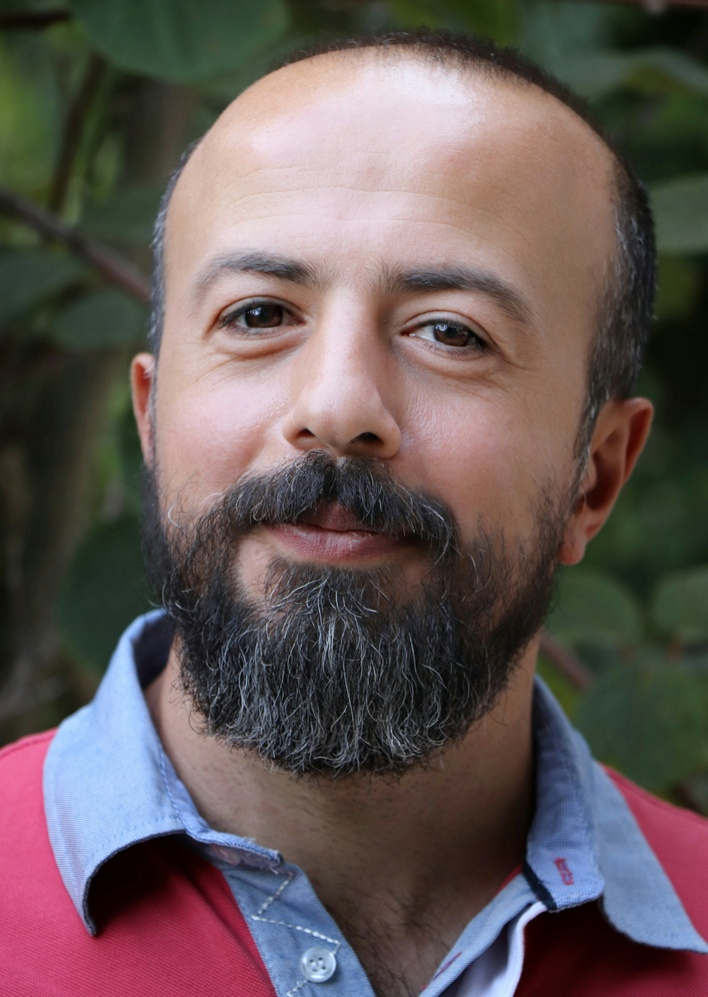
#> input picture father10.jpg, 708 x 997 px, shrunk from 3997 x 5629 before the run
$ python skin_tone.py
#> lines starting #> are read from the running program, lines starting #| are printed output that depends on the picture; after the words box and inside, x2 and y2 are one past the last pixel; in counts of white or black regions, pixels touching at a corner belong together
import cv2
import numpy as np
import matplotlib.pyplot as plt

def detect_skin(image_path):
    # Load the image
#> called with image_path = 'father10.jpg'
    image = cv2.imread(image_path)
#> image is the input picture: shape (997, 708, 3); mean B, G, R 86.7, 87.5, 100.4

    # Convert the image from BGR to HSV color space
    hsv_image = cv2.cvtColor(image, cv2.COLOR_BGR2HSV)
#> hsv_image: shape (997, 708, 3); mean H, S, V 63.9, 82.4, 110.2

    # Define the lower and upper bounds of the skin color in HSV
    lower_skin = np.array([0, 48, 80], dtype=np.uint8)
    upper_skin = np.array([20, 255, 255], dtype=np.uint8)

    # Create a mask using the skin color range
    skin_mask = cv2.inRange(hsv_image, lower_skin, upper_skin)
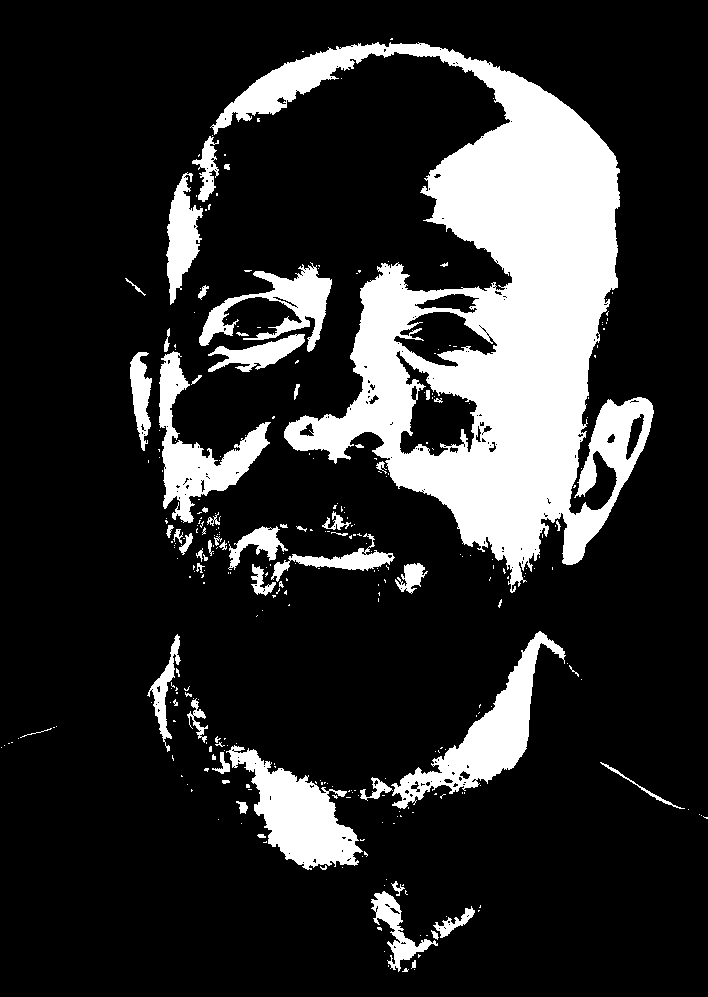
#> skin_mask: shape (997, 708); 18.1% white; 318 white regions (260 under 20 px), largest, box (x1, y1, x2, y2) and area: (210, 42, 654, 593) 86586, (391, 631, 566, 809) 7583, (226, 745, 363, 870) 7348

    # Apply the mask to the original image
    skin_detected_image = cv2.bitwise_and(image, image, mask=skin_mask)
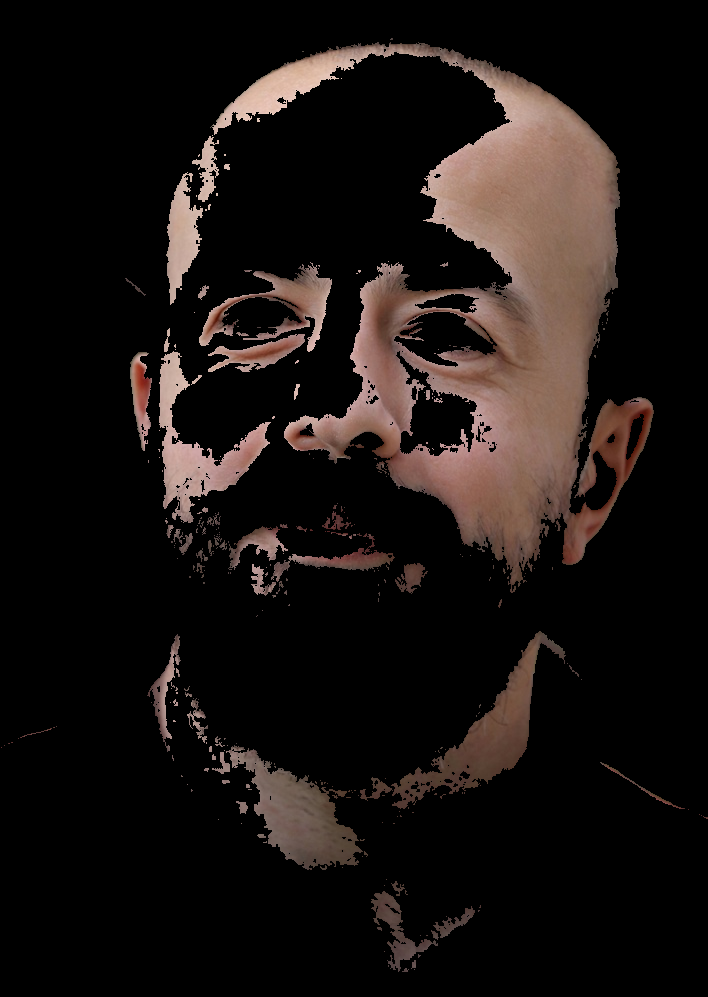
#> skin_detected_image: shape (997, 708, 3); mean B, G, R 17.6, 19.8, 25.7

    return skin_detected_image, skin_mask

# Path to the image you want to analyze
image_path = 'father10.jpg'

# Detect skin tone in the image
skin_detected_image, skin_mask = detect_skin(image_path)

# Calculate the average color of the skin pixels
average_skin_color = cv2.mean(cv2.cvtColor(skin_detected_image, cv2.COLOR_BGR2RGB), mask=skin_mask)
#> average_skin_color = (142.1, 109.4, 97.56, 0)

# Display the original image, skin-detected image, and average skin color
original_image = cv2.imread(image_path)
plt.figure(figsize=(12, 6))

plt.subplot(1, 3, 1)
plt.imshow(cv2.cvtColor(original_image, cv2.COLOR_BGR2RGB))
plt.title('Original Image')
plt.axis('off')

plt.subplot(1, 3, 2)
plt.imshow(cv2.cvtColor(skin_detected_image, cv2.COLOR_BGR2RGB))
plt.title('Skin Detected Image')
plt.axis('off')

plt.subplot(1, 3, 3)
plt.imshow([[average_skin_color[2] / 255, average_skin_color[1] / 255, average_skin_color[0] / 255]])
plt.title('Average Skin Color')
plt.axis('off')

plt.tight_layout()
plt.savefig('skin_analysis_result.png')  # Save the plot as an image file
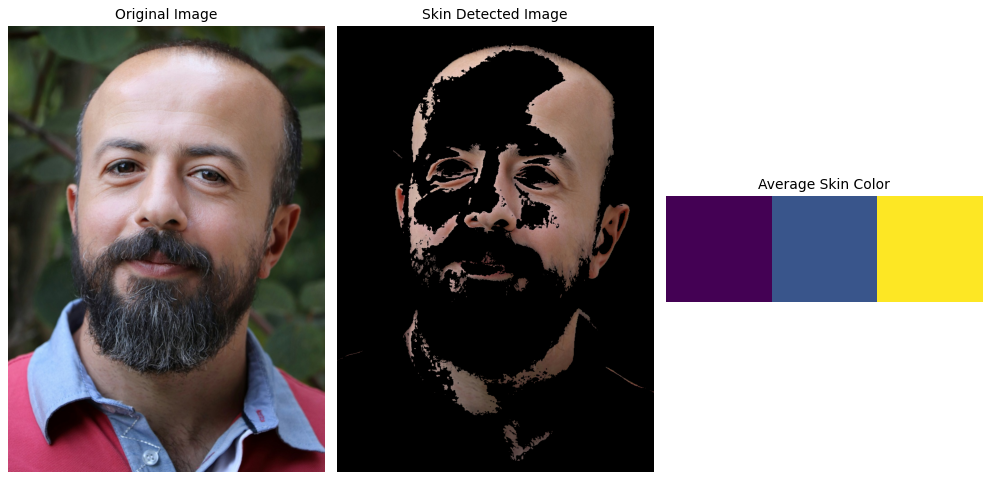
#> figure drawn by matplotlib, 3 panels


# [99 lines of commented-out code are left out]
